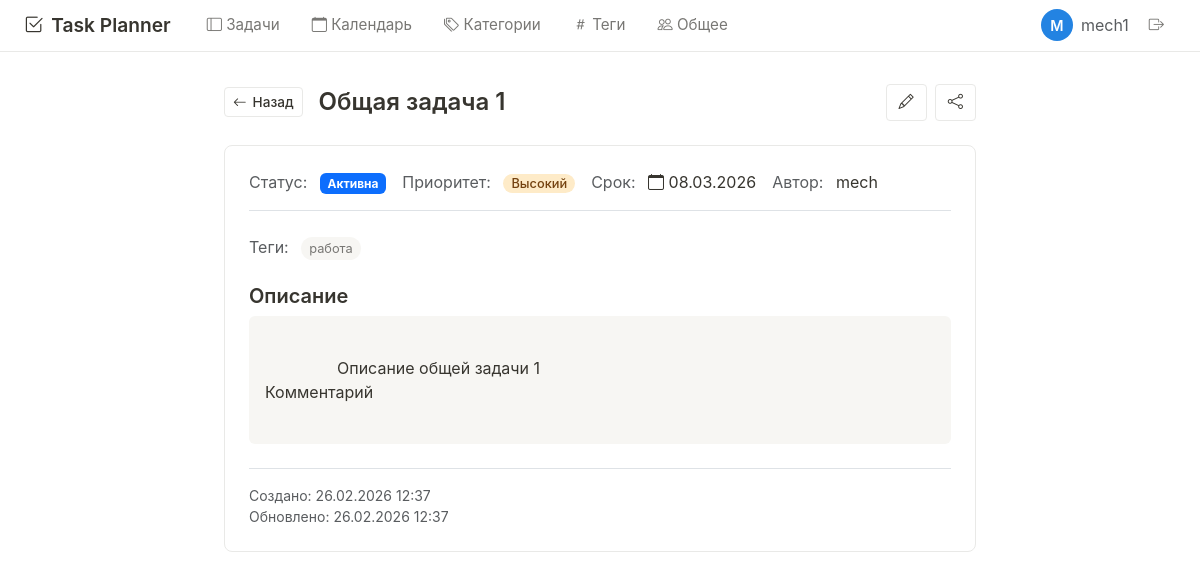
Page /task/1 (signed in) on the committed database.
### models.py (models this page shows, shortened)
class User(UserMixin, db.Model):
    __tablename__ = 'user'
    id = db.Column(db.Integer, primary_key=True)
    username = db.Column(db.String(80), unique=True, nullable=False)
    email = db.Column(db.String(120), unique=True, nullable=False)
    password_hash = db.Column(db.String(200), nullable=False)
    created_at = db.Column(db.DateTime, default=datetime.utcnow)
    avatar = db.Column(db.String(200), default='/static/default-avatar.png')
    tasks = db.relationship('Task', backref='owner', lazy=True,
                            foreign_keys='Task.user_id', cascade='all, delete-orphan')
    categories = db.relationship('Category', backref='user', lazy=True, cascade='all, delete-orphan')
    tags = db.relationship('Tag', backref='user', lazy=True, cascade='all, delete-orphan')
    shared_tasks = db.relationship('Task', secondary=task_shared, lazy='subquery',
                                   backref=db.backref('shared_with', lazy=True))

class Task(db.Model):
    __tablename__ = 'task'
    id = db.Column(db.Integer, primary_key=True)
    title = db.Column(db.String(200), nullable=False)
    description = db.Column(db.Text)
    due_date = db.Column(db.Date)
    completed = db.Column(db.Boolean, default=False)
    completed_at = db.Column(db.DateTime)
    created_at = db.Column(db.DateTime, default=datetime.utcnow)
    updated_at = db.Column(db.DateTime, default=datetime.utcnow, onupdate=datetime.utcnow)
    priority = db.Column(db.Integer, default=2)
    status = db.Column(db.String(20), default='active')
    user_id = db.Column(db.Integer, db.ForeignKey('user.id'), nullable=False)
    category_id = db.Column(db.Integer, db.ForeignKey('category.id'), nullable=True)
    def get_priority_name(self):
        priorities = {1: 'Низкий', 2: 'Средний', 3: 'Высокий', 4: 'Критический'}
        return priorities.get(self.priority, 'Средний')
    def get_priority_class(self):
        classes = {1: 'priority-low', 2: 'priority-medium', 3: 'priority-high', 4: 'priority-critical'}
        return classes.get(self.priority, 'priority-medium')
    def get_status_badge(self):
        badges = {
            'active': 'primary',
            'completed': 'success',
            'archived': 'secondary'
        }
        return badges.get(self.status, 'primary')

class Tag(db.Model):
    __tablename__ = 'tag'
    id = db.Column(db.Integer, primary_key=True)
    name = db.Column(db.String(30), nullable=False)
    color = db.Column(db.String(7), default='#48bb78')
    user_id = db.Column(db.Integer, db.ForeignKey('user.id'), nullable=False)
    created_at = db.Column(db.DateTime, default=datetime.utcnow)
    tasks = db.relationship('Task', secondary=task_tags, lazy='subquery',
                            backref=db.backref('tags', lazy=True))
    __table_args__ = (db.UniqueConstraint('name', 'user_id', name='unique_tag_per_user'),)

### app.py (the view)
@app.route('/task/<int:id>')
@login_required
def view_task(id):
    task = Task.query.get_or_404(id)
    if task.user_id != current_user.id:
        shared = db.session.query(task_shared).filter_by(
            task_id=id, user_id=current_user.id
        ).first()
        if not shared:
            abort(403)
        can_edit = shared.permission == 'edit'
    else:
        can_edit = True
    return render_template('task/view.html', task=task, can_edit=can_edit)

### app.py (called while the page is built)
@login_manager.user_loader
def load_user(user_id):
    return User.query.get(int(user_id))

@app.context_processor
def inject_now():
    return {'now': datetime.now().date()}

### templates/task/view.html (shortened to what this page needs)
{% extends "base.html" %}
{% block content %}
<div class="notion-container" style="max-width: 800px;">
    <div class="d-flex justify-content-between align-items-center mb-4">
        <div class="d-flex align-items-center gap-3">
            <a href="{{ url_for('dashboard') }}" class="notion-btn notion-btn-sm">
                <i class="bi bi-arrow-left"></i> Назад
            </a>
            <h1 class="notion-h2 mb-0">
                {{ task.title }}
            </h1>
        </div>
        <div class="d-flex gap-2">
            {% if can_edit %}
            <a href="{{ url_for('edit_task', id=task.id) }}" class="notion-btn" title="Редактировать">
                <i class="bi bi-pencil"></i>
            </a>
            {% endif %}
            <a href="{{ url_for('share_task', id=task.id) }}" class="notion-btn" title="Поделиться">
                <i class="bi bi-share"></i>
            </a>
        </div>
    </div>
    <div class="notion-card">
        <div class="d-flex flex-wrap gap-3 mb-4 pb-3 border-bottom">
            <div>
                <span class="text-muted">Статус:</span>
                <span class="badge bg-{{ task.get_status_badge() }} ms-2">
                    {% if task.status == 'active' %}Активна
                    {% elif task.status == 'completed' %}Выполнена
                    {% else %}В архиве{% endif %}
                </span>
            </div>
            <div>
                <span class="text-muted">Приоритет:</span>
                <span class="task-priority {{ task.get_priority_class() }} ms-2">
                    {{ task.get_priority_name() }}
                </span>
            </div>
            {% if task.due_date %}
            <div>
                <span class="text-muted">Срок:</span>
                <span class="ms-2 {% if task.due_date < now and task.status != 'completed' %}text-red{% endif %}">
                    <i class="bi bi-calendar"></i> {{ task.due_date.strftime('%d.%m.%Y') }}
                </span>
            </div>
            {% endif %}
            <div>
                <span class="text-muted">Автор:</span>
                <span class="ms-2">{{ task.owner.username }}</span>
            </div>
        </div>
        {% if task.tags %}
        <div class="mb-3">
            <span class="text-muted">Теги:</span>
            <div class="task-tags d-inline-flex ms-2">
                {% for tag in task.tags %}
                <span class="task-tag" style="border-left-color: {{ tag.color }};">{{ tag.name }}</span>
                {% endfor %}
            </div>
        </div>
        {% endif %}
        {% if task.description %}
        <div class="mt-4">
            <h3 class="notion-h3">Описание</h3>
            <div class="p-3 bg-gray rounded" style="white-space: pre-wrap;">
                {{ task.description }}
            </div>
        </div>
        {% endif %}
        <div class="mt-4 pt-3 border-top text-muted small">
            <div>Создано: {{ task.created_at.strftime('%d.%m.%Y %H:%M') }}</div>
            {% if task.updated_at and task.updated_at != task.created_at %}
            <div>Обновлено: {{ task.updated_at.strftime('%d.%m.%Y %H:%M') }}</div>
            {% endif %}
        </div>
    </div>
</div>
{% endblock %}

### templates/base.html (shortened to what this page needs)
<!DOCTYPE html>
<html lang="ru">
<head>
    <link rel="stylesheet" href="https://cdn.jsdelivr.net/npm/bootstrap-icons@1.11.0/font/bootstrap-icons.css">
    <link href="https://cdn.jsdelivr.net/npm/bootstrap@5.3.0/dist/css/bootstrap.min.css" rel="stylesheet">
    <link href="https://cdnjs.cloudflare.com/ajax/libs/fullcalendar/6.1.10/index.global.min.css" rel="stylesheet">
    <link rel="stylesheet" href="{{ url_for('static', filename='style.css') }}">
</head>
<body>
    <nav class="notion-navbar">
        <div class="d-flex justify-content-between align-items-center">
            <div class="d-flex align-items-center gap-4">
                <a href="{{ url_for('index') }}" class="notion-logo">
                    <i class="bi bi-check2-square"></i>
                    Task Planner
                </a>
                {% if current_user.is_authenticated %}
                <div class="d-flex gap-2">
                    <a href="{{ url_for('dashboard') }}" class="notion-nav-link {% if request.endpoint == 'dashboard' %}active{% endif %}">
                        <i class="bi bi-layout-sidebar"></i> Задачи
                    </a>
                    <a href="{{ url_for('calendar') }}" class="notion-nav-link {% if request.endpoint == 'calendar' %}active{% endif %}">
                        <i class="bi bi-calendar"></i> Календарь
                    </a>
                    <a href="{{ url_for('list_categories') }}" class="notion-nav-link {% if request.endpoint == 'list_categories' %}active{% endif %}">
                        <i class="bi bi-tags"></i> Категории
                    </a>
                    <a href="{{ url_for('list_tags') }}" class="notion-nav-link {% if request.endpoint == 'list_tags' %}active{% endif %}">
                        <i class="bi bi-hash"></i> Теги
                    </a>
                    <a href="{{ url_for('shared_with_me') }}" class="notion-nav-link {% if request.endpoint == 'shared_with_me' %}active{% endif %}">
                        <i class="bi bi-people"></i> Общее
                    </a>
                </div>
                {% endif %}
            </div>
            <div class="d-flex align-items-center gap-3">
                {% if current_user.is_authenticated %}
                <div class="d-flex align-items-center gap-2">
                    <span class="avatar">
                        {{ current_user.username[0]|upper }}
                    </span>
                    <span class="text-muted">{{ current_user.username }}</span>
                    <a href="{{ url_for('logout') }}" class="notion-nav-link" title="Выйти">
                        <i class="bi bi-box-arrow-right"></i>
                    </a>
                </div>
                {% else %}
                <a href="{{ url_for('login') }}" class="notion-nav-link">Вход</a>
                <a href="{{ url_for('register') }}" class="notion-btn notion-btn-primary">Регистрация</a>
                {% endif %}
            </div>
        </div>
    </nav>
    {% block content %}{% endblock %}
</body>
</html>

### static/style.css (style rules this page uses)
:root { --notion-bg: #ffffff; --notion-text: #37352f; --notion-text-light: #787774; --notion-border: #e9e9e7; --notion-hover: #efefef; --notion-blue: #2383e2; --notion-green: #0ba35c; --notion-yellow: #f0b400; --notion-red: #e03e3e; --notion-purple: #8a5cf5; --notion-gray: #9b9a97; --notion-bg-gray: #f7f6f3; --shadow-sm: 0 1px 3px rgba(0,0,0,0.05), 0 1px 2px rgba(0,0,0,0.1); --shadow-md: 0 4px 6px -1px rgba(0,0,0,0.1), 0 2px 4px -1px rgba(0,0,0,0.06); }
* { margin: 0; padding: 0; box-sizing: border-box; }
body { font-family: -apple-system, BlinkMacSystemFont, 'Segoe UI', Helvetica, 'Apple Color Emoji', Arial, sans-serif; background-color: var(--notion-bg); color: var(--notion-text); line-height: 1.5; font-size: 16px; }
.notion-navbar { background-color: var(--notion-bg); border-bottom: 1px solid var(--notion-border); padding: 8px 24px; position: sticky; top: 0; z-index: 100; backdrop-filter: blur(8px); background-color: rgba(255, 255, 255, 0.9); }
.notion-logo { font-weight: 600; font-size: 1.2rem; color: var(--notion-text); text-decoration: none; display: flex; align-items: center; gap: 8px; }
.notion-nav-link { color: var(--notion-text-light); text-decoration: none; padding: 6px 12px; border-radius: 4px; font-size: 0.95rem; transition: all 0.2s; }
.notion-container { max-width: 1200px; margin: 0 auto; padding: 32px 24px; }
.notion-card { background-color: var(--notion-bg); border: 1px solid var(--notion-border); border-radius: 8px; padding: 24px; margin-bottom: 16px; transition: box-shadow 0.2s; }
.notion-h2 { font-size: 1.5rem; font-weight: 600; margin-bottom: 1rem; }
.notion-h3 { font-size: 1.25rem; font-weight: 600; margin-bottom: 0.5rem; }
.notion-btn { display: inline-flex; align-items: center; gap: 6px; padding: 6px 12px; background-color: transparent; border: 1px solid var(--notion-border); border-radius: 4px; color: var(--notion-text); font-size: 0.95rem; font-weight: 500; cursor: pointer; transition: all 0.2s; text-decoration: none; }
.notion-btn-sm { padding: 4px 8px; font-size: 0.85rem; }
.task-priority { padding: 2px 8px; border-radius: 12px; font-size: 0.8rem; font-weight: 500; }
.priority-high { background-color: #feebc8; color: #744210; }
.task-tags { display: flex; gap: 6px; flex-wrap: wrap; }
.task-tag { padding: 2px 8px; background-color: var(--notion-bg-gray); border-radius: 12px; font-size: 0.8rem; color: var(--notion-text-light); }
.avatar { width: 32px; height: 32px; border-radius: 50%; background-color: var(--notion-blue); color: white; display: flex; align-items: center; justify-content: center; font-weight: 600; font-size: 0.9rem; }
.text-muted { color: var(--notion-text-light); }
.bg-gray { background-color: var(--notion-bg-gray); }
.mb-3 { margin-bottom: 1.5rem; }
.mb-4 { margin-bottom: 2rem; }
.mt-4 { margin-top: 2rem; }
.p-3 { padding: 1.5rem; }

### rows in the picture
User: username "M", username "mech1"
Task: title "Общая задача 1", get_priority_name "Высокий", due_date "08.03.2026", description "Описание общей задачи 1 Комментарий", created_at "26.02.2026 12:37", updated_at "26.02.2026 12:37"
User: owner.username "mech"
Tag: name "работа"
